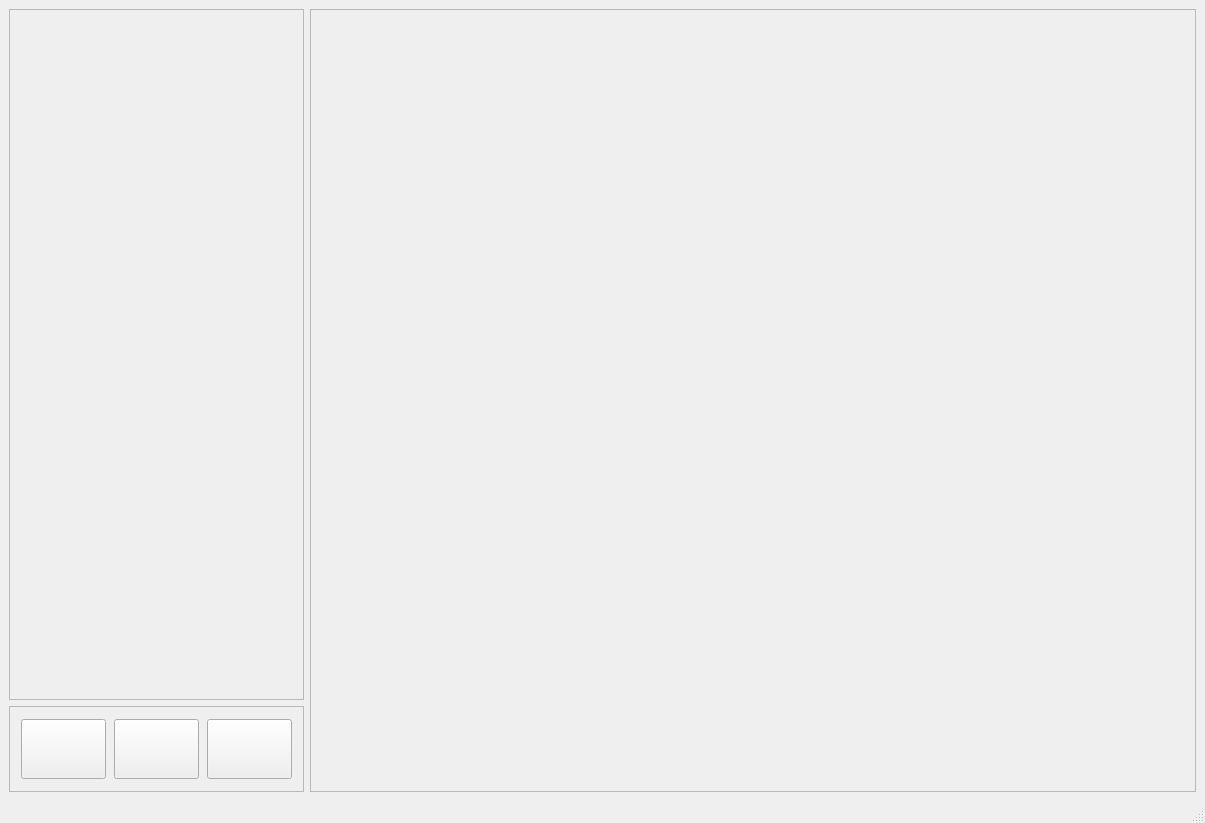
<?xml version="1.0" encoding="UTF-8"?>
<ui version="4.0">
 <class>RunWindow</class>
 <widget class="QMainWindow" name="RunWindow">
  <property name="geometry">
   <rect>
    <x>0</x>
    <y>0</y>
    <width>1205</width>
    <height>823</height>
   </rect>
  </property>
  <property name="windowTitle">
   <string>Run Result</string>
  </property>
  <widget class="QWidget" name="centralwidget">
   <layout class="QGridLayout" name="gridLayout">
    <item row="0" column="1" rowspan="2">
     <widget class="QScrollArea" name="scrollArea">
      <property name="sizePolicy">
       <sizepolicy hsizetype="Expanding" vsizetype="Expanding">
        <horstretch>24</horstretch>
        <verstretch>0</verstretch>
       </sizepolicy>
      </property>
      <property name="widgetResizable">
       <bool>true</bool>
      </property>
      <widget class="QWidget" name="scrollAreaWidgetContents">
       <property name="geometry">
        <rect>
         <x>0</x>
         <y>0</y>
         <width>884</width>
         <height>758</height>
        </rect>
       </property>
      </widget>
     </widget>
    </item>
    <item row="1" column="0">
     <widget class="QScrollArea" name="scrollArea_3">
      <property name="sizePolicy">
       <sizepolicy hsizetype="Expanding" vsizetype="Expanding">
        <horstretch>8</horstretch>
        <verstretch>3</verstretch>
       </sizepolicy>
      </property>
      <property name="minimumSize">
       <size>
        <width>72</width>
        <height>72</height>
       </size>
      </property>
      <property name="widgetResizable">
       <bool>true</bool>
      </property>
      <widget class="QWidget" name="scrollAreaWidgetContents_3">
       <property name="geometry">
        <rect>
         <x>0</x>
         <y>0</y>
         <width>293</width>
         <height>82</height>
        </rect>
       </property>
       <property name="minimumSize">
        <size>
         <width>293</width>
         <height>82</height>
        </size>
       </property>
       <layout class="QHBoxLayout" name="horizontalLayout">
        <item>
         <widget class="QPushButton" name="closeButton">
          <property name="sizePolicy">
           <sizepolicy hsizetype="Fixed" vsizetype="Fixed">
            <horstretch>0</horstretch>
            <verstretch>0</verstretch>
           </sizepolicy>
          </property>
          <property name="minimumSize">
           <size>
            <width>85</width>
            <height>60</height>
           </size>
          </property>
          <property name="font">
           <font>
            <family>Arial</family>
            <pointsize>20</pointsize>
           </font>
          </property>
          <property name="text">
           <string/>
          </property>
          <property name="icon">
           <iconset resource="images.qrc">
            <normaloff>:/forButton/image/cross.png</normaloff>:/forButton/image/cross.png</iconset>
          </property>
          <property name="iconSize">
           <size>
            <width>36</width>
            <height>36</height>
           </size>
          </property>
         </widget>
        </item>
        <item>
         <widget class="QPushButton" name="stepButton">
          <property name="sizePolicy">
           <sizepolicy hsizetype="Fixed" vsizetype="Fixed">
            <horstretch>0</horstretch>
            <verstretch>0</verstretch>
           </sizepolicy>
          </property>
          <property name="minimumSize">
           <size>
            <width>85</width>
            <height>60</height>
           </size>
          </property>
          <property name="font">
           <font>
            <family>Arial</family>
            <pointsize>20</pointsize>
           </font>
          </property>
          <property name="text">
           <string/>
          </property>
          <property name="icon">
           <iconset resource="images.qrc">
            <normaloff>:/forButton/image/step2.png</normaloff>:/forButton/image/step2.png</iconset>
          </property>
          <property name="iconSize">
           <size>
            <width>45</width>
            <height>45</height>
           </size>
          </property>
         </widget>
        </item>
        <item>
         <widget class="QPushButton" name="runButton">
          <property name="sizePolicy">
           <sizepolicy hsizetype="Fixed" vsizetype="Fixed">
            <horstretch>0</horstretch>
            <verstretch>0</verstretch>
           </sizepolicy>
          </property>
          <property name="minimumSize">
           <size>
            <width>85</width>
            <height>60</height>
           </size>
          </property>
          <property name="font">
           <font>
            <family>Arial</family>
            <pointsize>20</pointsize>
           </font>
          </property>
          <property name="text">
           <string/>
          </property>
          <property name="icon">
           <iconset resource="images.qrc">
            <normaloff>:/forButton/image/run.png</normaloff>:/forButton/image/run.png</iconset>
          </property>
          <property name="iconSize">
           <size>
            <width>40</width>
            <height>40</height>
           </size>
          </property>
         </widget>
        </item>
       </layout>
      </widget>
     </widget>
    </item>
    <item row="0" column="0">
     <widget class="QScrollArea" name="scrollArea_2">
      <property name="sizePolicy">
       <sizepolicy hsizetype="Expanding" vsizetype="Expanding">
        <horstretch>8</horstretch>
        <verstretch>24</verstretch>
       </sizepolicy>
      </property>
      <property name="widgetResizable">
       <bool>true</bool>
      </property>
      <widget class="QWidget" name="scrollAreaWidgetContents_2">
       <property name="geometry">
        <rect>
         <x>0</x>
         <y>0</y>
         <width>293</width>
         <height>668</height>
        </rect>
       </property>
      </widget>
     </widget>
    </item>
   </layout>
  </widget>
  <widget class="QMenuBar" name="menubar">
   <property name="geometry">
    <rect>
     <x>0</x>
     <y>0</y>
     <width>1205</width>
     <height>23</height>
    </rect>
   </property>
  </widget>
  <widget class="QStatusBar" name="statusbar"/>
 </widget>
 <resources>
  <include location="images.qrc"/>
 </resources>
 <connections/>
</ui>
